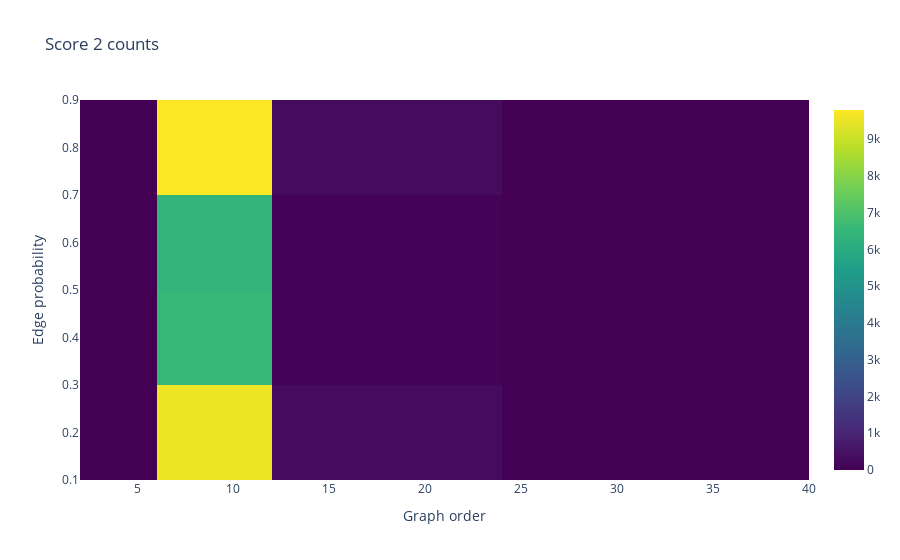

Source (notebook cell):
### Code cell
# extract data from results dictionary
edge_probs = parameter_grid["edge_prob"]
graph_orders = parameter_grid["graph_order"]
score_2_counts = [[results[(edge_prob, graph_order)]["score_2_count"] for graph_order in graph_orders] for edge_prob in edge_probs]

# create heatmap
heatmap = go.Heatmap(
    z=score_2_counts,
    x=graph_orders,
    y=edge_probs,
    colorscale='Viridis'
)

# create layout
layout = go.Layout(
    title='Score 2 counts',
    xaxis=dict(title='Graph order'),
    yaxis=dict(title='Edge probability')
)

# create figure
fig = go.Figure(data=[heatmap], layout=layout)

# show figure
fig.show()

### Figure 1 — Plotly figure (JSON) as saved in the notebook; plotly's stock layout.template omitted (floating-point values rounded to 4 significant figures)
{"data": [{"colorscale": [[0, "#440154"], [0.1111, "#482878"], [0.2222, "#3e4989"], [0.3333, "#31688e"], [0.4444, "#26828e"], [0.5556, "#1f9e89"], [0.6667, "#35b779"], [0.7778, "#6ece58"], [0.8889, "#b5de2b"], [1, "#fde725"]], "type": "heatmap", "x": [4, 8, 16, 32], "y": [0.2, 0.4, 0.6, 0.8], "z": [[0, 9572, 289, 0], [0, 6551, 46, 0], [0, 6418, 49, 0], [0, 9795, 306, 0]]}], "layout": {"title": {"text": "Score 2 counts"}, "xaxis": {"title": {"text": "Graph order"}}, "yaxis": {"title": {"text": "Edge probability"}}}}
